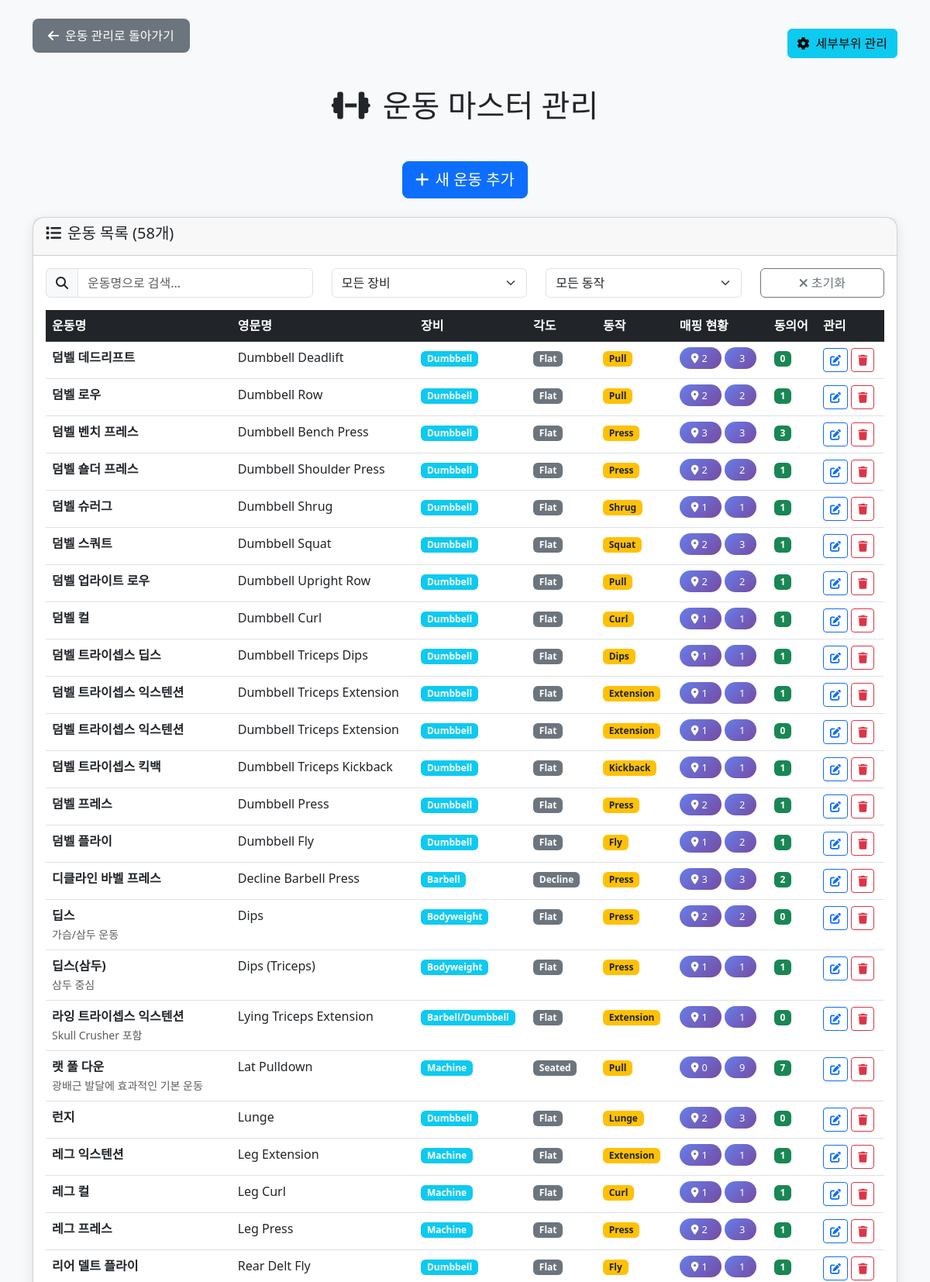
The app's page /admin/exercise_master.php (signed in, upper part) with its own data.
### tables this page shows
CREATE TABLE IF NOT EXISTS `m_exercise` (
  `ex_id` int(11) NOT NULL AUTO_INCREMENT,
  `name_kr` varchar(120) NOT NULL,
  `name_en` varchar(160) DEFAULT NULL,
  `equipment` varchar(60) DEFAULT NULL COMMENT 'Barbell/Dumbbell/Machine/Bodyweight',
  `equipment_kr` varchar(50) DEFAULT NULL COMMENT '장비명 (한글)',
  `angle` varchar(40) DEFAULT NULL COMMENT 'Flat/Incline/Decline 등',
  `angle_kr` varchar(50) DEFAULT NULL COMMENT '각도명 (한글)',
  `movement` varchar(40) DEFAULT NULL COMMENT 'Press/Pull/Extension/Curl 등',
  `movement_kr` varchar(50) DEFAULT NULL COMMENT '동작명 (한글)',
  `note` varchar(255) DEFAULT NULL,
  PRIMARY KEY (`ex_id`)
);

### admin/exercise_master.php (the view, shortened to what this page needs)
<?php
$pdo = getDB();
try {
    $stmt = $pdo->query("
        SELECT e.*,
               COUNT(DISTINCT ez.zone_code) as zone_count,
               COUNT(DISTINCT em.muscle_code) as muscle_count,
               COUNT(DISTINCT ea.alias) as alias_count
        FROM m_exercise e
        LEFT JOIN m_exercise_zone_target ez ON e.ex_id = ez.ex_id
        LEFT JOIN m_exercise_muscle_target em ON e.ex_id = em.ex_id
        LEFT JOIN m_exercise_alias ea ON e.ex_id = ea.ex_id
        GROUP BY e.ex_id
        ORDER BY e.name_kr
    ");
    $exercises = $stmt->fetchAll();
} catch (Exception $e) {
    $error = "운동 목록을 가져오는 중 오류가 발생했습니다: " . $e->getMessage();
}
?>
<!DOCTYPE html>
<html lang="ko">
<head>
    <link href="https://cdn.jsdelivr.net/npm/bootstrap@5.3.0/dist/css/bootstrap.min.css" rel="stylesheet">
    <link rel="stylesheet" href="https://cdnjs.cloudflare.com/ajax/libs/font-awesome/6.4.0/css/all.min.css">
</head>
<body class="bg-light">
    <div class="container mt-4">
                 <div class="d-flex justify-content-between align-items-center mb-4">
             <a href="exercise_management.php" class="back-btn">
                 <i class="fas fa-arrow-left me-2"></i>운동 관리로 돌아가기
             </a>
             <a href="body_part_master.php" class="btn btn-info">
                 <i class="fas fa-cog me-2"></i>세부부위 관리
             </a>
         </div>
        <h1 class="text-center mb-5">
            <i class="fas fa-dumbbell me-3"></i>운동 마스터 관리
        </h1>
         <div class="text-center mb-4">
             <button type="button" class="btn btn-primary btn-lg" data-bs-toggle="collapse" data-bs-target="#addExerciseForm" aria-expanded="false" aria-controls="addExerciseForm">
                 <i class="fas fa-plus me-2"></i>새 운동 추가
             </button>
         </div>
         <div class="card exercise-card">
             <div class="card-header">
                 <h5><i class="fas fa-list me-2"></i>운동 목록 (<?= count($exercises) ?>개)</h5>
             </div>
             <div class="card-body">
                 <div class="row mb-3">
                     <div class="col-md-4">
                         <div class="input-group">
                             <span class="input-group-text"><i class="fas fa-search"></i></span>
                             <input type="text" class="form-control" id="searchInput" placeholder="운동명으로 검색...">
                         </div>
                     </div>
                     <div class="col-md-3">
                         <select class="form-select" id="equipmentFilter">
                             <option value="">모든 장비</option>
                         </select>
                     </div>
                     <div class="col-md-3">
                         <select class="form-select" id="movementFilter">
                             <option value="">모든 동작</option>
                         </select>
                     </div>
                     <div class="col-md-2">
                         <button type="button" class="btn btn-outline-secondary w-100" id="clearFilters">
                             <i class="fas fa-times me-1"></i>초기화
                         </button>
                     </div>
                 </div>
                 <div class="table-responsive">
                     <table class="table table-hover" id="exerciseTable">
                         <thead class="table-dark">
                             <tr>
                                 <th>운동명</th>
                                 <th>영문명</th>
                                 <th>장비</th>
                                 <th>각도</th>
                                 <th>동작</th>
                                 <th>매핑 현황</th>
                                 <th>동의어</th>
                                 <th>관리</th>
                             </tr>
                         </thead>
                         <tbody>
                             <?php foreach ($exercises as $exercise): ?>
                             <tr class="exercise-row"
                                 data-name-kr="<?= htmlspecialchars($exercise['name_kr']) ?>"
                                 data-name-en="<?= htmlspecialchars($exercise['name_en'] ?: '') ?>"
                                 data-equipment="<?= htmlspecialchars($exercise['equipment'] ?: '') ?>"
                                 data-movement="<?= htmlspecialchars($exercise['movement'] ?: '') ?>">
                                 <td>
                                     <strong><?= htmlspecialchars($exercise['name_kr']) ?></strong>
                                     <?php if ($exercise['note']): ?>
                                         <br><small class="text-muted"><?= htmlspecialchars($exercise['note']) ?></small>
                                     <?php endif; ?>
                                 </td>
                                 <td><?= htmlspecialchars($exercise['name_en'] ?: '-') ?></td>
                                 <td>
                                     <?php if ($exercise['equipment']): ?>
                                         <span class="badge bg-info"><?= htmlspecialchars($exercise['equipment']) ?></span>
                                     <?php else: ?>
                                         <span class="text-muted">-</span>
                                     <?php endif; ?>
                                 </td>
                                 <td>
                                     <?php if ($exercise['angle']): ?>
                                         <span class="badge bg-secondary"><?= htmlspecialchars($exercise['angle']) ?></span>
                                     <?php else: ?>
                                         <span class="text-muted">-</span>
                                     <?php endif; ?>
                                 </td>
                                 <td>
                                     <?php if ($exercise['movement']): ?>
                                         <span class="badge bg-warning text-dark"><?= htmlspecialchars($exercise['movement']) ?></span>
                                     <?php else: ?>
                                         <span class="text-muted">-</span>
                                     <?php endif; ?>
                                 </td>
                                 <td>
                                     <span class="stats-badge me-1">
                                         <i class="fas fa-map-marker-alt me-1"></i><?= $exercise['zone_count'] ?>
                                     </span>
                                     <span class="stats-badge">
                                         <i class="fas fa-muscle me-1"></i><?= $exercise['muscle_count'] ?>
                                     </span>
                                 </td>
                                 <td>
                                     <span class="badge bg-success"><?= $exercise['alias_count'] ?></span>
                                 </td>
                                 <td>
                                     <button class="btn btn-sm btn-outline-primary" onclick="editExercise(<?= $exercise['ex_id'] ?>)">
                                         <i class="fas fa-edit"></i>
                                     </button>
                                     <button class="btn btn-sm btn-outline-danger" onclick="deleteExercise(<?= $exercise['ex_id'] ?>, '<?= htmlspecialchars($exercise['name_kr']) ?>')">
                                         <i class="fas fa-trash"></i>
                                     </button>
                                 </td>
                             </tr>
                             <?php endforeach; ?>
                         </tbody>
                     </table>
                 </div>
             </div>
         </div>
    </div>
</body>
</html>

### admin/exercise_master.php (style rules this page uses)
.back-btn { background: #6c757d; border: none; padding: 10px 20px; border-radius: 8px; color: white; text-decoration: none; display: inline-block; margin-bottom: 20px; }
.exercise-card { border-radius: 15px; box-shadow: 0 4px 15px rgba(0,0,0,0.1); margin-bottom: 20px; }
.stats-badge { background: linear-gradient(135deg, #667eea 0%, #764ba2 100%); color: white; border-radius: 20px; padding: 5px 15px; font-size: 0.8rem; }

### records on screen
m_exercise: name_kr "덤벨 데드리프트", name_en "Dumbbell Deadlift", equipment "Dumbbell", angle "Flat", movement "Pull", zone_count "2", muscle_count "3", alias_count "0"
m_exercise: name_kr "덤벨 로우", name_en "Dumbbell Row", equipment "Dumbbell", angle "Flat", movement "Pull", zone_count "2", muscle_count "2", alias_count "1"
m_exercise: name_kr "덤벨 벤치 프레스", name_en "Dumbbell Bench Press", equipment "Dumbbell", angle "Flat", movement "Press", zone_count "3", muscle_count "3", alias_count "3"
m_exercise: name_kr "덤벨 숄더 프레스", name_en "Dumbbell Shoulder Press", equipment "Dumbbell", angle "Flat", movement "Press", zone_count "2", muscle_count "2", alias_count "1"
m_exercise: name_kr "덤벨 슈러그", name_en "Dumbbell Shrug", equipment "Dumbbell", angle "Flat", movement "Shrug", zone_count "1", muscle_count "1", alias_count "1"
m_exercise: name_kr "덤벨 스쿼트", name_en "Dumbbell Squat", equipment "Dumbbell", angle "Flat", movement "Squat", zone_count "2", muscle_count "3", alias_count "1"
m_exercise: name_kr "덤벨 업라이트 로우", name_en "Dumbbell Upright Row", equipment "Dumbbell", angle "Flat", movement "Pull", zone_count "2", muscle_count "2", alias_count "1"
m_exercise: name_kr "덤벨 컬", name_en "Dumbbell Curl", equipment "Dumbbell", angle "Flat", movement "Curl", zone_count "1", muscle_count "1", alias_count "1"
m_exercise: name_kr "덤벨 트라이셉스 딥스", name_en "Dumbbell Triceps Dips", equipment "Dumbbell", angle "Flat", movement "Dips", zone_count "1", muscle_count "1", alias_count "1"
m_exercise: name_kr "덤벨 트라이셉스 익스텐션", name_en "Dumbbell Triceps Extension", equipment "Dumbbell", angle "Flat", movement "Extension", zone_count "1", muscle_count "1", alias_count "1"
m_exercise: name_kr "덤벨 트라이셉스 익스텐션", name_en "Dumbbell Triceps Extension", equipment "Dumbbell", angle "Flat", movement "Extension", zone_count "1", muscle_count "1", alias_count "0"
m_exercise: name_kr "덤벨 트라이셉스 킥백", name_en "Dumbbell Triceps Kickback", equipment "Dumbbell", angle "Flat", movement "Kickback", zone_count "1", muscle_count "1", alias_count "1"
m_exercise: name_kr "덤벨 프레스", name_en "Dumbbell Press", equipment "Dumbbell", angle "Flat", movement "Press", zone_count "2", muscle_count "2", alias_count "1"
m_exercise: name_kr "덤벨 플라이", name_en "Dumbbell Fly", equipment "Dumbbell", angle "Flat", movement "Fly", zone_count "1", muscle_count "2", alias_count "1"
m_exercise: name_kr "디클라인 바벨 프레스", name_en "Decline Barbell Press", equipment "Barbell", angle "Decline", movement "Press", zone_count "3", muscle_count "3", alias_count "2"
m_exercise: name_kr "딥스", note "가슴/삼두 운동", name_en "Dips", equipment "Bodyweight", angle "Flat", movement "Press", zone_count "2", muscle_count "2", alias_count "0"
m_exercise: name_kr "딥스(삼두)", note "삼두 중심", name_en "Dips (Triceps)", equipment "Bodyweight", angle "Flat", movement "Press", zone_count "1", muscle_count "1", alias_count "1"
m_exercise: name_kr "라잉 트라이셉스 익스텐션", note "Skull Crusher 포함", name_en "Lying Triceps Extension", equipment "Barbell/Dumbbell", angle "Flat", movement "Extension", zone_count "1", muscle_count "1", alias_count "0"
m_exercise: name_kr "랫 풀 다운", note "광배근 발달에 효과적인 기본 운동", name_en "Lat Pulldown", equipment "Machine", angle "Seated", movement "Pull", zone_count "0", muscle_count "9", alias_count "7"
m_exercise: name_kr "런지", name_en "Lunge", equipment "Dumbbell", angle "Flat", movement "Lunge", zone_count "2", muscle_count "3", alias_count "0"
m_exercise: name_kr "레그 익스텐션", name_en "Leg Extension", equipment "Machine", angle "Flat", movement "Extension", zone_count "1", muscle_count "1", alias_count "1"
m_exercise: name_kr "레그 컬", name_en "Leg Curl", equipment "Machine", angle "Flat", movement "Curl", zone_count "1", muscle_count "1", alias_count "1"
m_exercise: name_kr "레그 프레스", name_en "Leg Press", equipment "Machine", angle "Flat", movement "Press", zone_count "2", muscle_count "3", alias_count "1"
m_exercise: name_kr "리어 델트 플라이", name_en "Rear Delt Fly", equipment "Dumbbell", angle "Flat", movement "Fly", zone_count "1", muscle_count "1", alias_count "1"

### other values on screen
count($exercises) "58"
